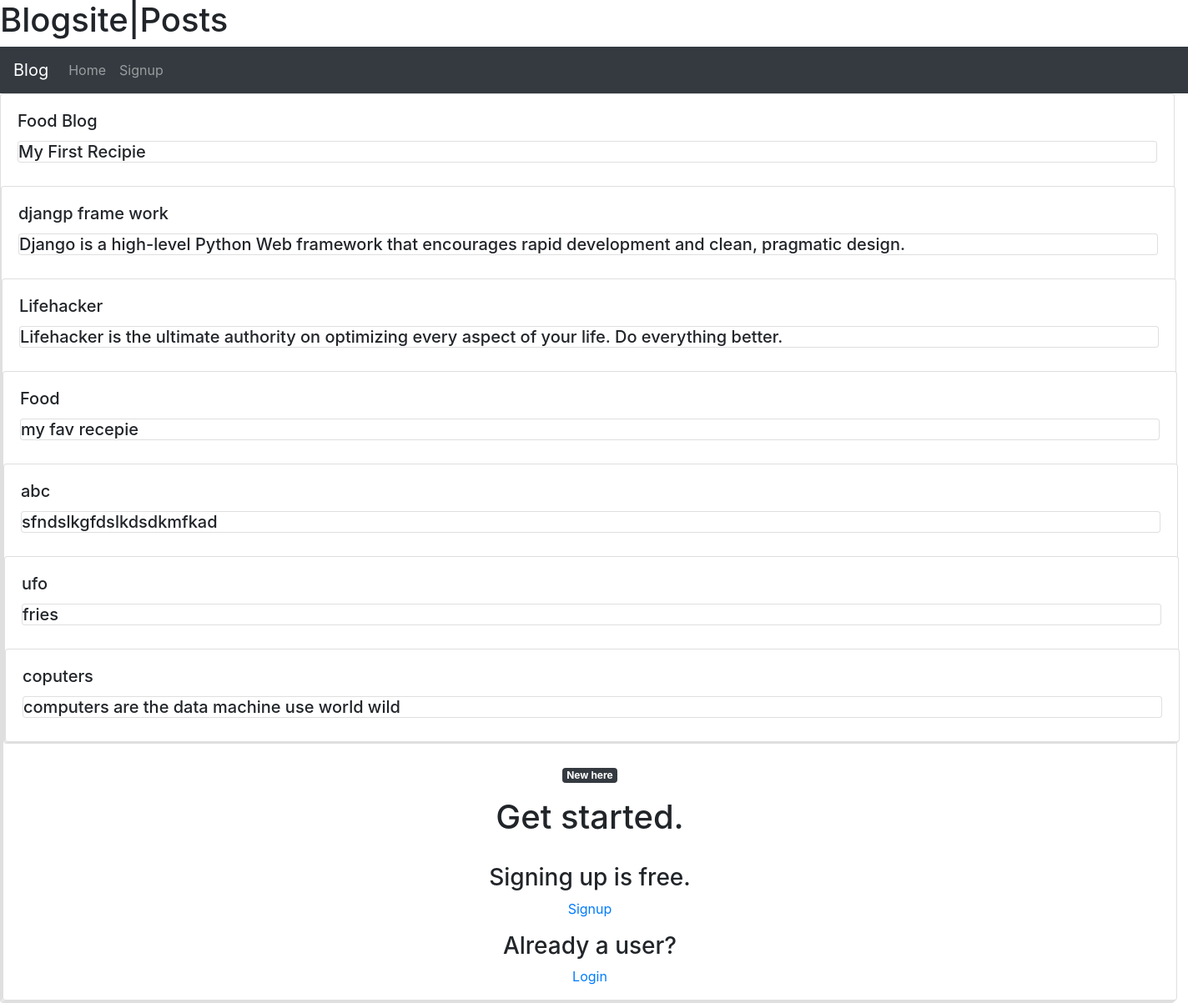
/posts/, run on the app's committed database.
### home/models.py (models this page shows, shortened)
class Post(models.Model):
    title=models.CharField(max_length=150)
    content=models.TextField()
    timestamp=models.DateTimeField(default=timezone.now)
    posted_by=models.ForeignKey(User,on_delete=models.CASCADE)

### home/views.py (the view)
# urls.py: path('posts/',views.posts,name='posts'),
def posts(req):
    posts=Post.objects.all()
    return render(req,'home/posts.html',{'posts':posts})

### home/templates/home/posts.html (shortened to what this page needs)
<!doctype html>
<html lang="en">
<head>
    <link rel="stylesheet" href="https://stackpath.bootstrapcdn.com/bootstrap/4.3.1/css/bootstrap.min.css">
</head>
<body>
    <h1>Blogsite|Posts</h1>
    <div>
        <form method="POST" action="/posts/">
            <nav class="navbar navbar-expand-lg navbar-dark bg-dark">
                <a class="navbar-brand" href="#">Blog</a>
                <div class="collapse navbar-collapse" id="navbarSupportedContent">
                    <ul class="navbar-nav mr-auto">
                        <li class="navbar-item">
                            <a class="nav-link" href="{% url 'home:home_view'%}">Home</a>
                        </li>
                        <li class="nav-item">
                            <a class="nav-link" href="{% url 'home:signup'%}">Signup</a>
                        </li>
            </nav>
            <div class="row">
                <div class="col-md-4">
                    {% for post in posts %}
                    <div class="card" style="width: 88rem;">
                        <div class="card-body">
                            <h5 class="card-title">{{post.title}}</h5>
                            <h5 class="card content">{{post.content}}</h5>
                        </div>
                        {% endfor %}
                    </div>
                </div>
            </div>
        </form>
        <br>
        <center> <span class="badge badge-dark">New here</span>
            <p>
                <h1>Get started. </h1><br>
                <h3>Signing up is free. </h3><a href="{% url 'home:signup'%}">Signup</a></p>
            <p>
                <h3>Already a user?</h3><a href="{% url 'home:loginuser'%}">Login</a></p>
        </center>
        </div>
</body>
</html>

### data on the page
Post: title "Food Blog", content "My First Recipie"
Post: title "djangp frame work", content "Django is a high-level Python Web framework that encourages rapid development and clean, pragmatic design."
Post: title "Lifehacker", content "Lifehacker is the ultimate authority on optimizing every aspect of your life. Do everything better."
Post: title "Food", content "my fav recepie"
Post: title "abc", content "sfndslkgfdslkdsdkmfkad"
Post: title "ufo", content "fries"
Post: title "coputers", content "computers are the data machine use world wild"
